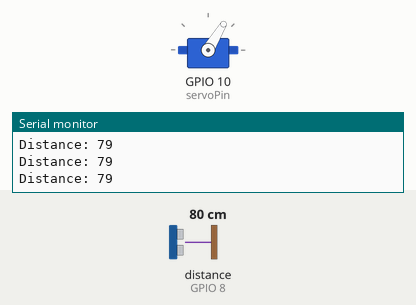
This sketch was run on a simulated ESP32-S3. On the bench: servo, the last lines printed to the serial monitor. Wiring (inferred from the names in the program): ultrasonic range finder: trigger GPIO 7; echo GPIO 8. The inputs (shaded band) are chosen by the test bench; at power-on: distance to the obstacle (sensor on GPIO 8) 80 cm. The echo pulse lasts 58.3 µs per cm.

Above: at 1.2 s.
1.3 s: distance to the obstacle (sensor on GPIO 8) set to 2 cm
At 1.67 s:
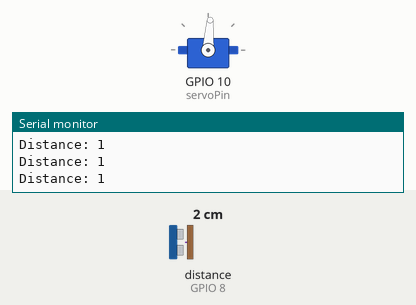
4.3 s: distance to the obstacle (sensor on GPIO 8) set to 9 cm
At 5.71 s:
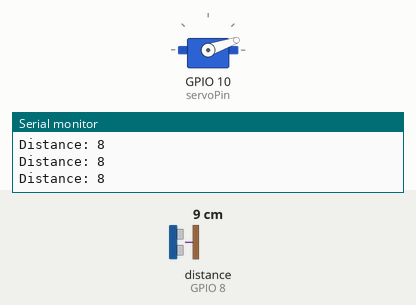
Timing chart, 0 to 16.3 s (numbered marks = the images above; inputs shaded):
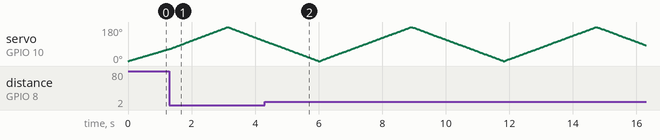

The sketch:

05_radar.ino
```cpp
#include <ESP32Servo.h>

Servo myservo;  // create servo object to control a servo

int pos = 0;    // variable to store the servo position

int servoPin = 10;

const int trigPin = 7;
const int echoPin = 8;

long duration;
int distance;

void setup() {
	ESP32PWM::allocateTimer(0);
	ESP32PWM::allocateTimer(1);
	ESP32PWM::allocateTimer(2);
	ESP32PWM::allocateTimer(3);
	myservo.setPeriodHertz(50);    // standard 50 hz servo
	myservo.attach(servoPin, 1000, 2000); // attaches the servo on pin 18 to the servo object

  pinMode(trigPin, OUTPUT); // Sets the trigPin as an Output
  pinMode(echoPin, INPUT); // Sets the echoPin as an Input
  Serial.begin(9600);
}

void loop() {
  for (pos = 0; pos <= 180; pos += 1) { // goes from 0 degrees to 180 degrees
    // in steps of 1 degree
    myservo.write(pos);    // tell servo to go to position in variable 'pos'
    sensor();
    delay(15);             // waits 15ms for the servo to reach the position
    }
  for (pos = 180; pos >= 0; pos -= 1) { // goes from 180 degrees to 0 degrees
    myservo.write(pos);    // tell servo to go to position in variable 'pos'
    sensor();
    delay(15);             // waits 15ms for the servo to reach the position
  }
}

void sensor() {
  // Clears the trigPin
  digitalWrite(trigPin, LOW);
  delayMicroseconds(2);
  // Sets the trigPin on HIGH state for 10 micro seconds
  digitalWrite(trigPin, HIGH);
  delayMicroseconds(10);
  digitalWrite(trigPin, LOW);
  // Reads the echoPin, returns the sound wave travel time in microseconds
  duration = pulseIn(echoPin, HIGH);
  // Calculating the distance
  distance = duration * 0.034 / 2;
  // Prints the distance on the Serial Monitor
  Serial.print("Distance: ");
  Serial.println(distance);
}
```
